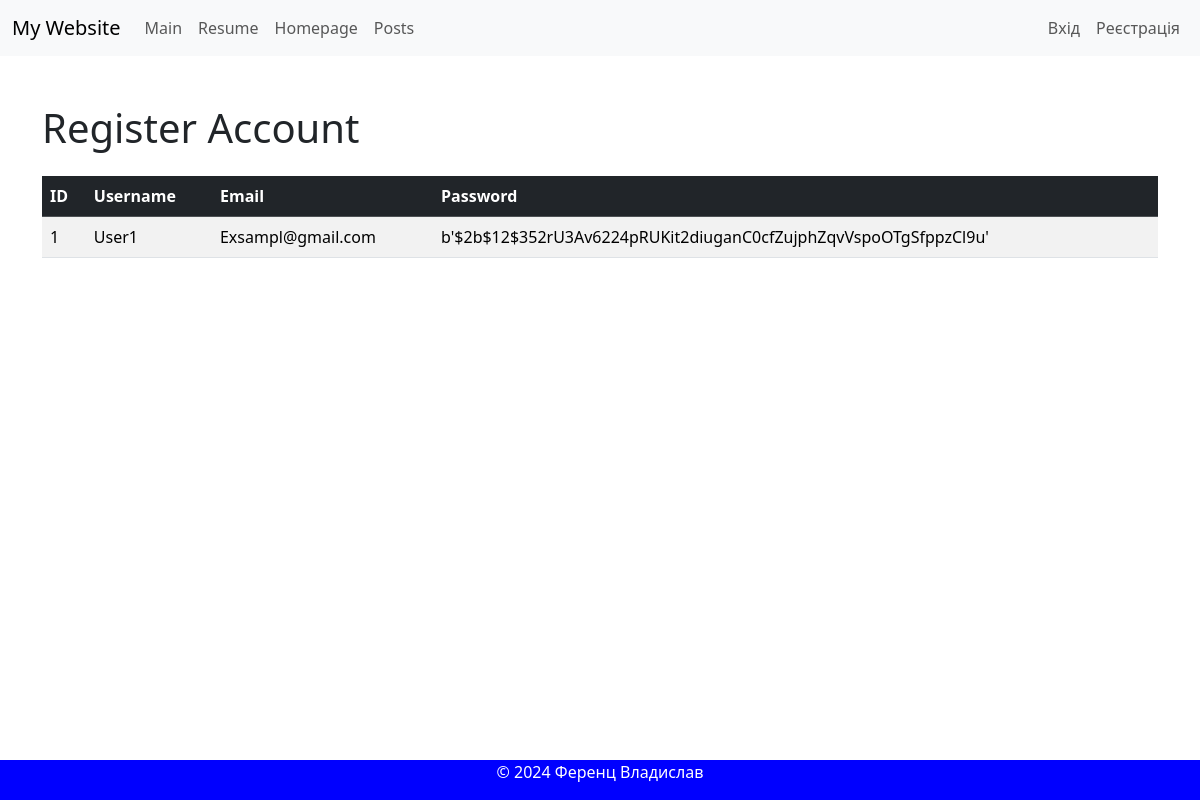
Page /user/all_register_account on the committed database.
### app/user/models.py (models this page shows, shortened)
class User(db.Model, UserMixin):
    __tablename__ ='user'
    id = db.Column(db.Integer, primary_key=True)
    username = db.Column(db.String(20), nullable=False)
    email = db.Column(db.String(120), nullable=False)
    password = db.Column(db.String(60), nullable=False)
    img_file = db.Column(db.String(20), nullable=True, default="Default.png")
    about_me = db.Column(db.Text, nullable=True, default="")
    last_seen = db.Column(db.DateTime, default=dt.now())

### app/user/views.py (the view)
@user_bp.route('/all_register_account')
def get_accounts():
    stmt= db.select(User).order_by(User.id)
    accounts = db.session.scalars(stmt).all()
    return render_template("user/all_register_account.html", accounts=accounts)

### app/user/templates/user/all_register_account.html (shortened to what this page needs)
{%extends 'base.html'%}
{% from 'form_macros.html' import render_field %}
    {% block content%}
    <div class="container mt-5">
        <h1 class="mb-4">Register Account</h1>
        <table class="table table-striped table-hover">
            <thead class="table-dark">
                <tr>
                    <th>ID</th>
                    <th>Username</th>
                    <th>Email</th>
                    <th>Password</th>
                </tr>
            </thead>
            <tbody>
                {% for account in accounts %}
                <tr>
                    <td>{{ account.id }}</td>
                    <td>{{ account.username }}</td>
                    <td>{{ account.email }}</td>
                    <td>{{ account.password }}</td>
                </tr>
                {% endfor %}
            </tbody>
        </table>
    </div>
{% endblock %}

### app/static/css/style.css (style rules this page uses)
body { display: flex; flex-direction: column; padding-bottom: 50px; word-break: break-all; }

### rows in the picture
User: id "1", username "User1", email "Exsampl@gmail.com", password "b'$2b$12$352rU3Av6224pRUKit2diuganC0cfZujphZqvVspoOTgSfppzCl9u'"
